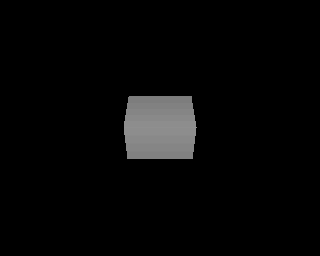
Frame 1 (no input)
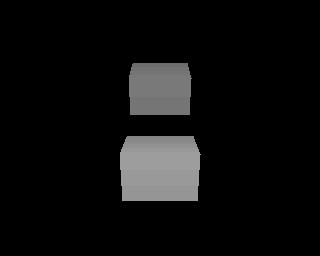
Frame 60 (the mouse pressed at the canvas centre just before this capture)
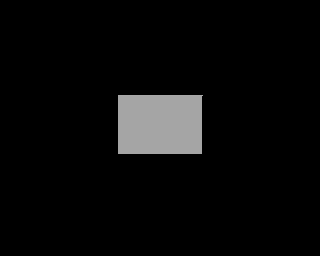
Frame 120 (the mouse held since frame 60 and released just before this capture)

The Processing sketch that drew these frames (run headless with seeded random() and noise(); from frame 60 on, the mouse is pressed at the canvas centre):

// Processing sketch: prisms
// ── prisms.pde
class Edge {
  int xs, xe, y;
  int size() { return xe - xs; }
};

class Span {
  int xs, xe;
  int size() { return xe - xs; }
  void clear() { xs = 0; xe = 0; }
};

int sintab[];
Edge edge[];
Span span[];

final int SINLEN = 512;

void setup(){
  noSmooth();
  size(320, 256);

  sintab = new int[SINLEN];
  for (int i = 0; i < SINLEN; i++)
    sintab[i] = (int)(Math.sin(float(i) / SINLEN * TWO_PI) * SINLEN);
    
  edge = new Edge[100];
  span = new Span[height];
  for (int i = 0; i < height; i++)
    span[i] = new Span();
}

final float nominal_z = 128;

void renderPrism(int faces, int xc, int yc, int radius, int angle) {
  for (int i = 0; i < faces; i++) {
    float step = float(i) / faces + float(angle) / SINLEN;
    float x = radius;
    float y = sin(step * TWO_PI) * radius;
    float z = cos(step * TWO_PI) * radius + nominal_z;
    
    float px = (x * 256) / (z + 256);
    float py = (y * 256) / (z + 256);
    
    edge[i] = new Edge();
    edge[i].xs = xc - (int)px;
    edge[i].xe = xc + (int)px;
    edge[i].y  = yc + (int)py;
  }
  edge[faces] = edge[0];
  
  for (int i = 0; i < faces; i++) {
    Edge e1 = edge[i];
    Edge e2 = edge[i+1];
   
    if (e1.y > e2.y) {
      Edge t = e1; e1 = e2; e2 = t;
    }

    for (int y = e1.y; y < e2.y; y++) {
      float step = (float)(y - e1.y) / (e2.y - e1.y);
      int xs = (int)lerp(e1.xs, e2.xs, step);
      int xe = (int)lerp(e1.xe, e2.xe, step);
      
      if (xe - xs > span[y].size()) {
        span[y].xs = xs;
        span[y].xe = xe;
      }
    }
  }
}

void draw() {
  noStroke();
  background(0);

  for (Span s : span)
    s.clear();

  float xc = width / 2;
  float yc = height / 2;
  float o = sin(frameCount / 40.0) * 40;
  float r1 = 48 + sin(frameCount / 16.0) * 10;
  float r2 = 48 - sin(frameCount / 16.0) * 10;
  
  renderPrism(4, (int)xc, (int)(yc - o), (int)r1, (frameCount * 13) / 5);
  renderPrism(4, (int)xc, (int)(yc + o), (int)r2, -(frameCount * 5) / 3);

  for (int i = 0; i < height; i++) {
    Span s = span[i];
    
    if (s.size() <= 0)
      continue;

    stroke(map(s.size(), 0, 128, 0, 255));
    line(s.xs, i, s.xe, i);
  } 
}
